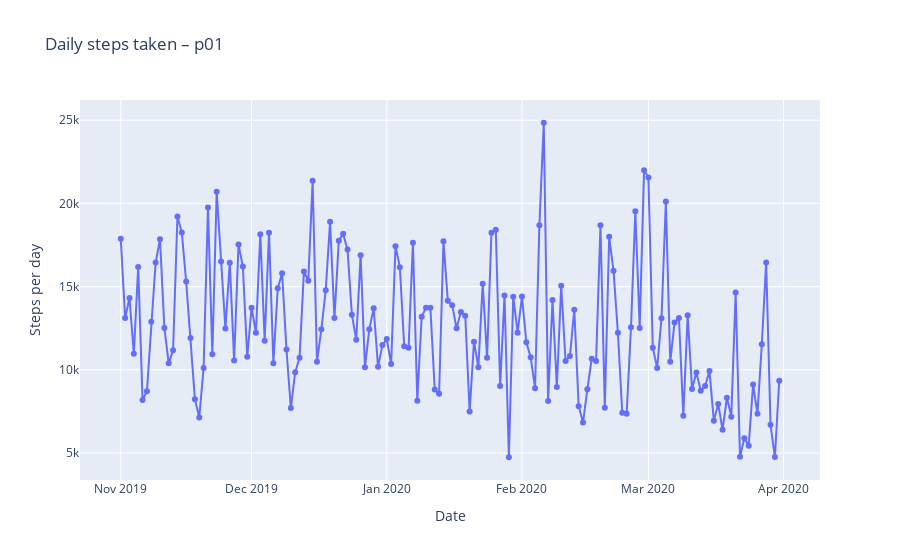

Notebook cell for this chart:
### Code cell
# utiliser plotly pour un rendu interactif
fig = px.line(
    daily_steps_df,
    x="date",
    y="steps",
    markers=True,
    title=f"Daily steps taken – {participant_id}",
    labels={
        "date": "Date",
        "steps": "Steps per day "
    }
)

fig.show()

### Figure 1 — Plotly figure (JSON) as saved in the notebook; plotly's stock layout.template omitted (floating-point values rounded to 4 significant figures; data arrays with more than 128 entries replaced by an {"elided": "..."} marker saying what was removed)
{"data": [{"hovertemplate": "Date=%{x}<br>Steps per day =%{y}<extra></extra>", "legendgroup": "", "line": {"color": "#636efa", "dash": "solid"}, "marker": {"symbol": "circle"}, "mode": "lines+markers", "name": "", "orientation": "v", "showlegend": false, "type": "scatter", "x": {"elided": "152 str values"}, "xaxis": "x", "y": {"elided": "152 int values"}, "yaxis": "y"}], "layout": {"legend": {"tracegroupgap": 0}, "title": {"text": "Daily steps taken – p01"}, "xaxis": {"anchor": "y", "domain": [0, 1], "title": {"text": "Date"}}, "yaxis": {"anchor": "x", "domain": [0, 1], "title": {"text": "Steps per day "}}}}
